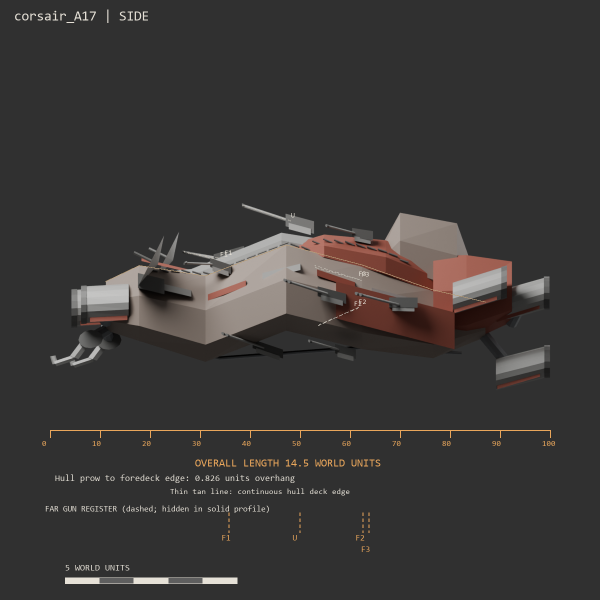
#> input picture docs/ship_pipeline/build_sheets/corsair_A17/side.png, 1200 x 1200 px, found by its file name (shown at 1/2 size)
$ python pictures.py ../../../../docs/ship_pipeline/build_sheets/corsair_A17/side.png
#> lines starting #> are read from the running program, lines starting #| are printed output that depends on the picture
# the four named pictures for issue 738 (each 1280 x 720, its code name on it): the sheet overview, the whole-concept compare
# beside S8 (R229), the battle camera view; the weapon review comes from publish.py
import json
from PIL import Image, ImageDraw, ImageFont
import os, sys
# usage: python pictures.py RENDER_DIR   (the build.py render folder, with beauty_cam_battle.png from the beauty mode)
R = sys.argv[1]
REPO = os.path.normpath(os.path.join(os.path.dirname(os.path.abspath(__file__)), '..', '..', '..', '..'))
D = REPO + '/docs/ship_pipeline/build_sheets/voidsworn_S8'
GREY = (44, 44, 46); INK = (240, 232, 218); DIM = (190, 186, 178); ACC = (240, 170, 80)


def F(n):
    return ImageFont.truetype(next((f_ for f_ in ('/usr/share/fonts/truetype/dejavu/DejaVuSans.ttf', 'C:/Windows/Fonts/arial.ttf') if os.path.exists(f_)), None), n)


def on_grey(path, box=None):
    im = Image.open(path).convert('RGBA')
    if box:
        im = im.crop(box)
    bg = Image.new('RGBA', im.size, (58, 58, 60, 255)); bg.alpha_composite(im)
    return bg.convert('RGB')


def fit(im, w, h):
    im = im.copy(); im.thumbnail((w, h), Image.Resampling.LANCZOS); return im


def paste(c, im, x, y, w, h):
    im = fit(im, w, h); c.paste(im, (x + (w - im.width) // 2, y + (h - im.height) // 2))


def tight(im, pad=12):
    a = im.convert('RGBA'); bb = a.getbbox() if a.mode == 'RGBA' else None
    return im


def alpha_crop(path, pad=20):
    im = Image.open(path).convert('RGBA'); bb = im.getchannel('A').getbbox()
    x0, y0, x1, y1 = bb; im = im.crop((max(0, x0 - pad), max(0, y0 - pad), min(im.width, x1 + pad), min(im.height, y1 + pad)))
    bg = Image.new('RGBA', im.size, (58, 58, 60, 255)); bg.alpha_composite(im); return bg.convert('RGB')


# 1. the sheet overview
c = Image.new('RGB', (1280, 720), GREY); d = ImageDraw.Draw(c)
d.text((18, 10), 'voidsworn_S8 | Daybreak dreadnought build sheet, first sheet (issue 738)', fill=INK, font=F(26))
d.text((18, 44), 'One Blender blockout, every view at one scale. Length 27.0 (game). Fit check 0, weapon match PASS, audit PASS.', fill=DIM, font=F(16))
paste(c, alpha_crop(R + '/side.png'), 18, 74, 820, 250); d.text((22, 76), 'TRUE SIDE (bow left)', fill=ACC, font=F(15))
#> in alpha_crop, `bb = im.getchannel('A').getbbox()`: bb = (0, 0, 1200, 1200)
#> in alpha_crop, `x0, y0, x1, y1 = bb`: x0 = 0; x1 = 1200
#> in alpha_crop, returned value is the input picture: PIL image 1200x1200 RGB; mean R, G, B 57.7, 55.4, 54.3
top = alpha_crop(R + '/top.png').rotate(90, expand=True)
#> call 2 of alpha_crop, with pad = 20
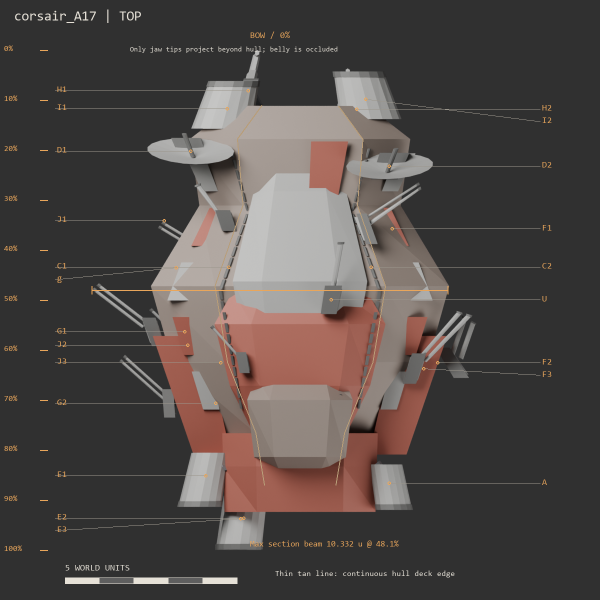
#> input picture docs/ship_pipeline/build_sheets/corsair_A17/top.png, 1200 x 1200 px, found by its file name (shown at 1/2 size)
#> in alpha_crop, returned value is the input picture: PIL image 1200x1200 RGB; mean R, G, B 80.1, 73.4, 71
paste(c, top, 18, 330, 820, 250); d.text((22, 332), 'TRUE TOP (bow left, port down)', fill=ACC, font=F(15))
paste(c, alpha_crop(R + '/cutaway.png'), 18, 586, 820, 130); d.text((22, 588), 'INSIDE (cutaway)', fill=ACC, font=F(15))
#> call 3 of alpha_crop, with pad = 20
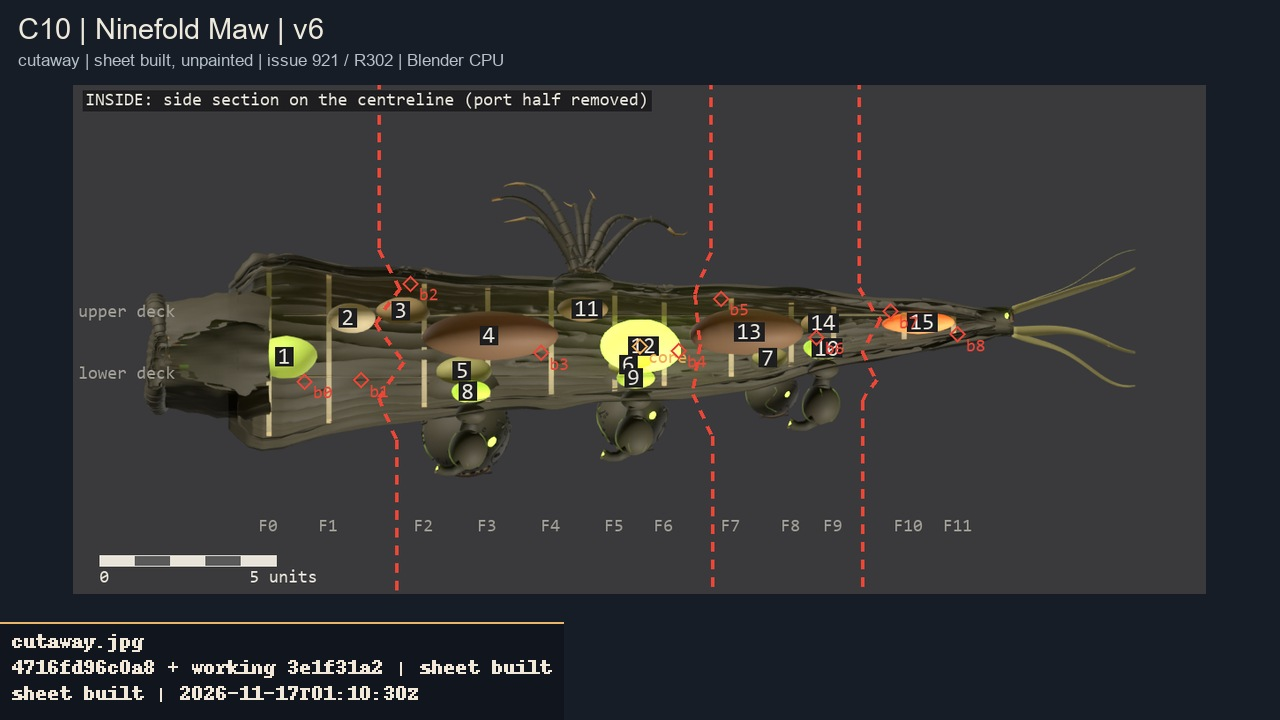
#> input picture docs/ship_pipeline/build_sheets/chorus_C10/cutaway.jpg, 1280 x 720 px, given in place of cutaway.png, which was not available
#> in alpha_crop (call 3), `bb = im.getchannel('A').getbbox()`: bb = (0, 0, 1280, 720)
#> in alpha_crop (call 3), `x0, y0, x1, y1 = bb`: x1 = 1280; y1 = 720
#> in alpha_crop, returned value is the input picture: PIL image 1280x720 RGB; mean R, G, B 51.4, 52.1, 53.4
paste(c, on_grey(R + '/threequarter.png'), 850, 74, 412, 260); d.text((854, 76), 'THREE-QUARTER', fill=ACC, font=F(15))
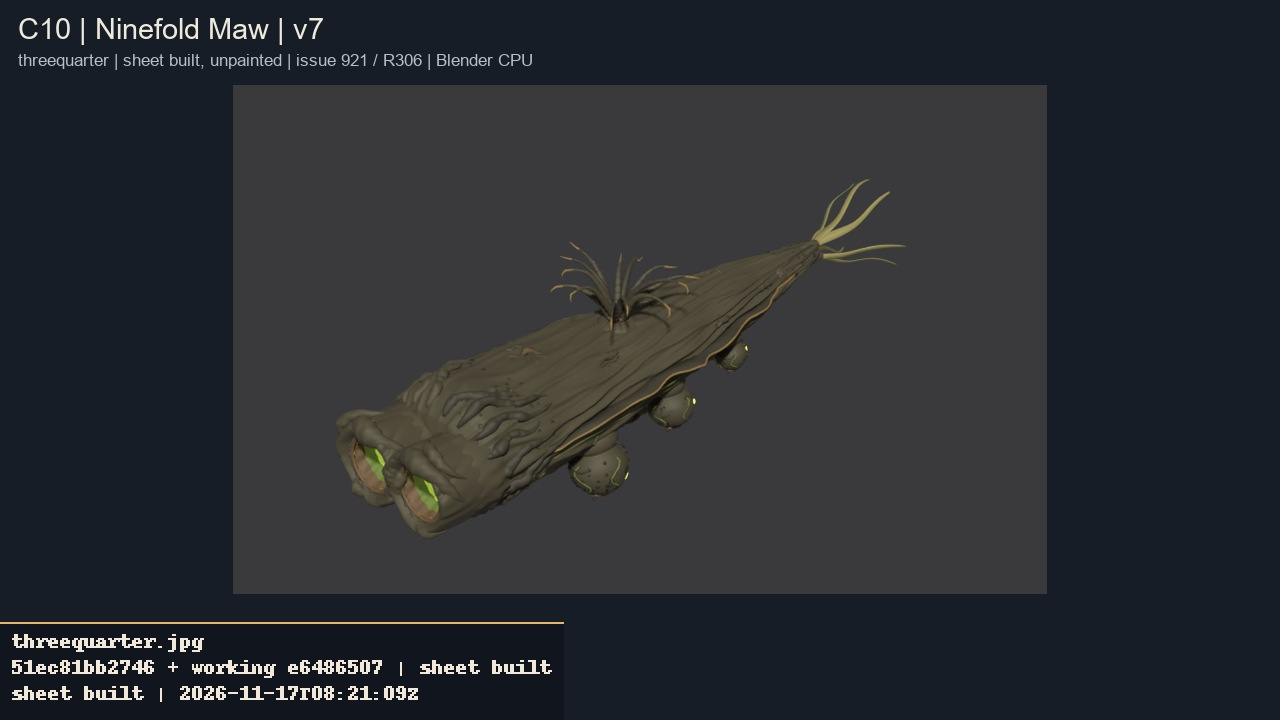
#> input picture docs/ship_pipeline/build_sheets/chorus_C10/threequarter.jpg, 1280 x 720 px, given in place of threequarter.png, which was not available
#> in on_grey, returned value is the input picture: PIL image 1280x720 RGB; mean R, G, B 41.9, 44.9, 49.7
paste(c, alpha_crop(R + '/stern.png'), 850, 340, 200, 180); d.text((854, 342), 'ENGINE END', fill=ACC, font=F(15))
#> call 4 of alpha_crop, with pad = 20
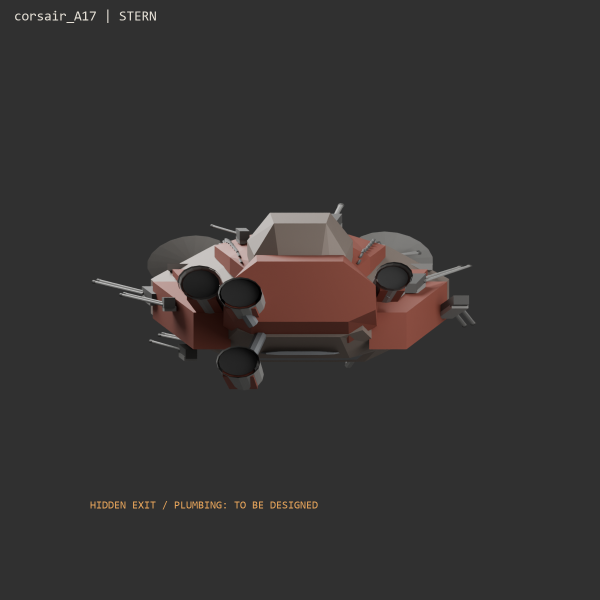
#> input picture docs/ship_pipeline/build_sheets/corsair_A17/stern.png, 1200 x 1200 px, found by its file name (shown at 1/2 size)
#> in alpha_crop (call 4), `bb = im.getchannel('A').getbbox()`: bb = (0, 0, 1200, 1200)
#> in alpha_crop (call 4), `x0, y0, x1, y1 = bb`: x1 = 1200
#> in alpha_crop, returned value is the input picture: PIL image 1200x1200 RGB; mean R, G, B 53.7, 51.1, 50.4
paste(c, alpha_crop(R + '/bow.png'), 1062, 340, 200, 180); d.text((1066, 342), 'BOW-ON', fill=ACC, font=F(15))
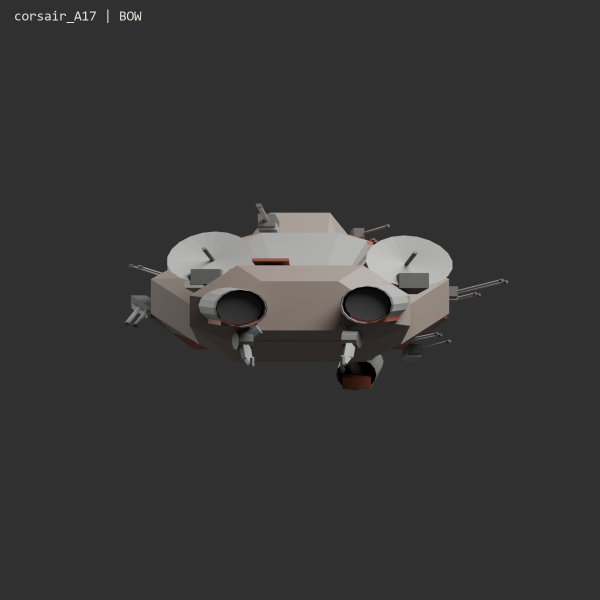
#> input picture docs/ship_pipeline/build_sheets/corsair_A17/bow.png, 1200 x 1200 px, found by its file name (shown at 1/2 size)
#> in alpha_crop, returned value is the input picture: PIL image 1200x1200 RGB; mean R, G, B 55.1, 54.6, 54.2
#> in fit (call 6), `im.thumbnail((w, h), Image.Resampling.LANCZOS)`:
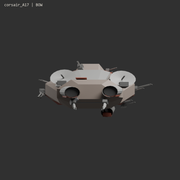
#> im: PIL image 180x180 RGB; mean R, G, B 55.1, 54.6, 54.2
y = 530
for line in ('Five heavy sear broadside guns a side (hbattery P, S)', 'Two Sear turrets, two spark flak twins (turret T, flak T)',
             'Seven radiator spires, four profiles', 'Two big ember bells, deep-set', 'Spearhead bow (no fork, no lance)',
             'Full insides: gun galleries, reactor, decks, frames'):
    d.text((856, y), '- ' + line, fill=INK, font=F(15)); y += 30
#> after the loop, y = 710
c.save(D + '/voidsworn_S8_sheet_overview.jpg', quality=90)
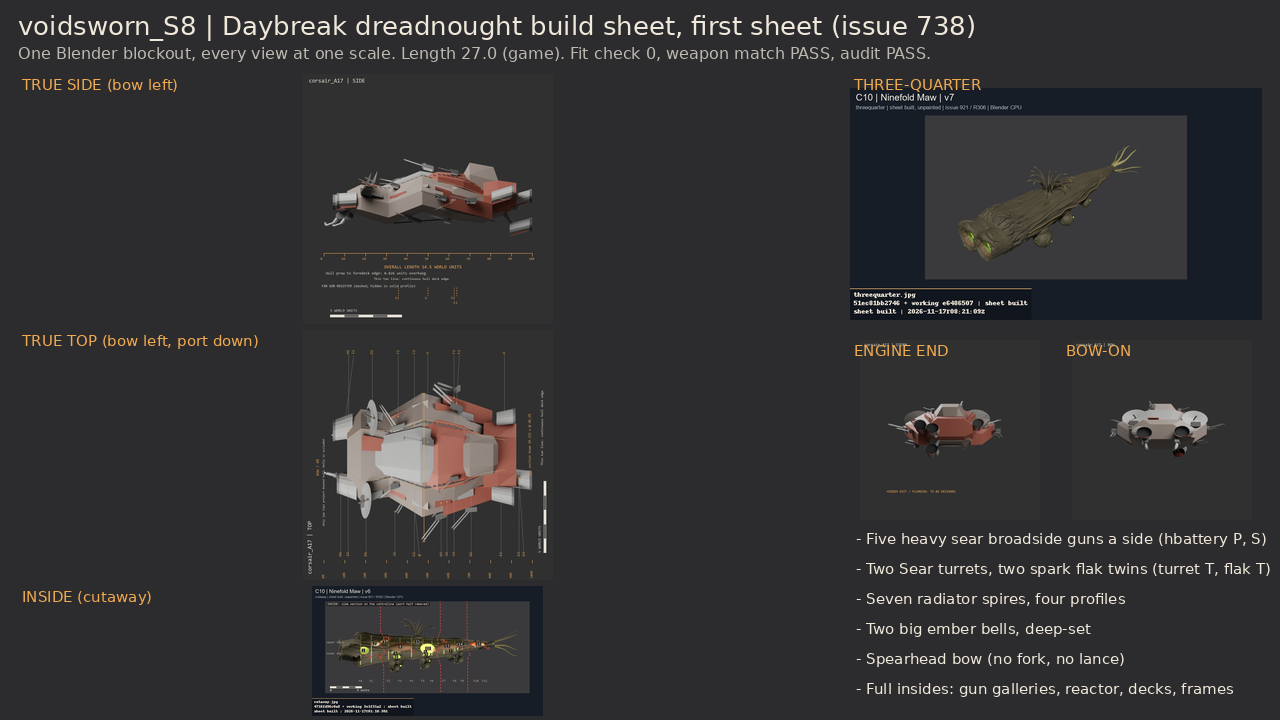
#> saved as voidsworn_S8_sheet_overview.jpg: PIL image 1280x720 RGB; mean R, G, B 51.2, 50.6, 51.7

# 2. the whole-concept compare beside S8 (R229): the accepted shape and the build, whole, at the fitted camera; then the S8 sheet's
# true views over the blockout's at one length
c = Image.new('RGB', (1280, 720), GREY); d = ImageDraw.Draw(c)
d.text((18, 10), 'voidsworn_S8 | whole concept beside the build (R229)', fill=INK, font=F(26))
#> (the run stopped early here; a loop or call above may not have finished)
